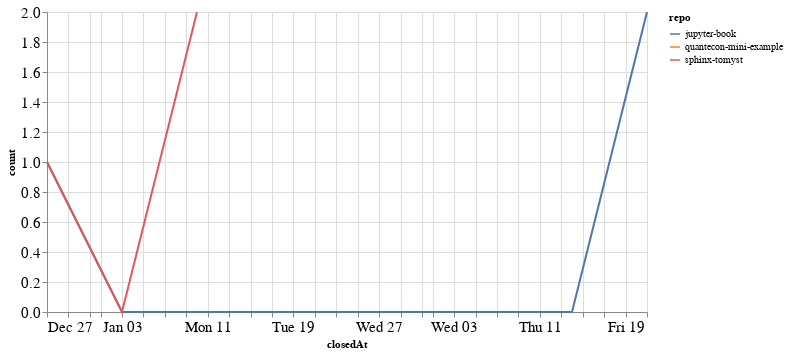

The notebook cell this image was saved under:
### Code cell
closed_by_time = closed_by.groupby('repo').resample('W', on='closedAt').count()['author'].reset_index()
closed_by_time = closed_by_time.rename(columns={'author': 'count'})

alt.Chart(closed_by_time, width=600).mark_line().encode(
    x='closedAt',
    y='count',
    color='repo',
    tooltip="repo"
)

### Figure 1 — Vega-Lite specification as saved in the notebook (floating-point values rounded to 4 significant figures)
{"config": {"axisLeft": {"labelFontSize": 15}, "axisBottom": {"labelFontSize": 15}}, "data": {"name": "data-0233e9693da61e297363742e4e29480a"}, "mark": "line", "encoding": {"color": {"type": "nominal", "field": "repo"}, "tooltip": {"type": "nominal", "field": "repo"}, "x": {"type": "temporal", "field": "closedAt"}, "y": {"type": "quantitative", "field": "count"}}, "width": 600, "$schema": "https://vega.github.io/schema/vega-lite/v4.8.1.json", "datasets": {"data-0233e9693da61e297363742e4e29480a": [{"repo": "jupyter-book", "closedAt": "2020-12-27T00:00:00", "count": 1}, {"repo": "jupyter-book", "closedAt": "2021-01-03T00:00:00", "count": 0}, {"repo": "jupyter-book", "closedAt": "2021-01-10T00:00:00", "count": 0}, {"repo": "jupyter-book", "closedAt": "2021-01-17T00:00:00", "count": 0}, {"repo": "jupyter-book", "closedAt": "2021-01-24T00:00:00", "count": 0}, {"repo": "jupyter-book", "closedAt": "2021-01-31T00:00:00", "count": 0}, {"repo": "jupyter-book", "closedAt": "2021-02-07T00:00:00", "count": 0}, {"repo": "jupyter-book", "closedAt": "2021-02-14T00:00:00", "count": 0}, {"repo": "jupyter-book", "closedAt": "2021-02-21T00:00:00", "count": 2}, {"repo": "quantecon-mini-example", "closedAt": "2021-02-14T00:00:00", "count": 2}, {"repo": "sphinx-tomyst", "closedAt": "2020-12-27T00:00:00", "count": 1}, {"repo": "sphinx-tomyst", "closedAt": "2021-01-03T00:00:00", "count": 0}, {"repo": "sphinx-tomyst", "closedAt": "2021-01-10T00:00:00", "count": 2}]}}
